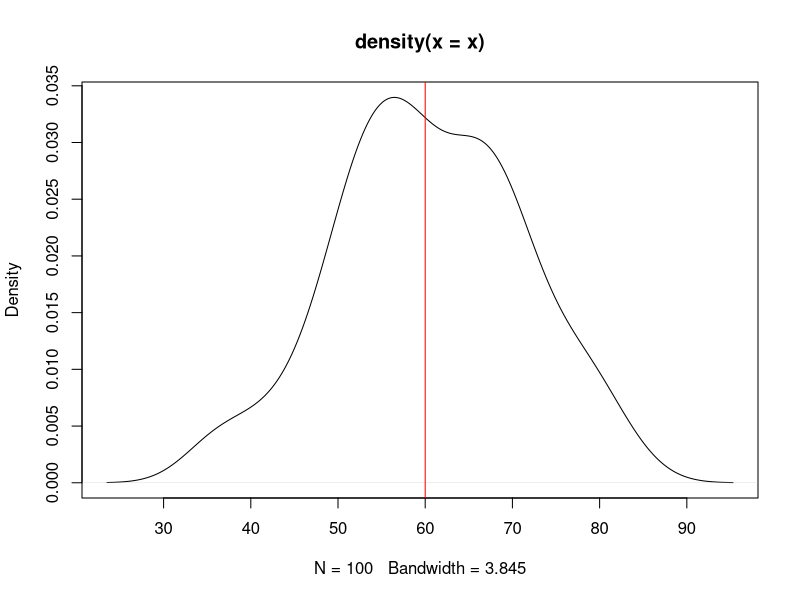
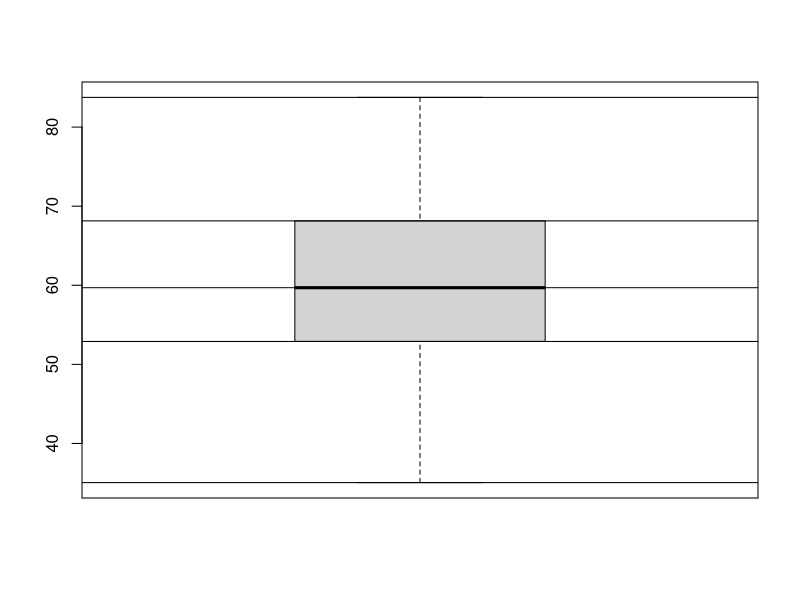
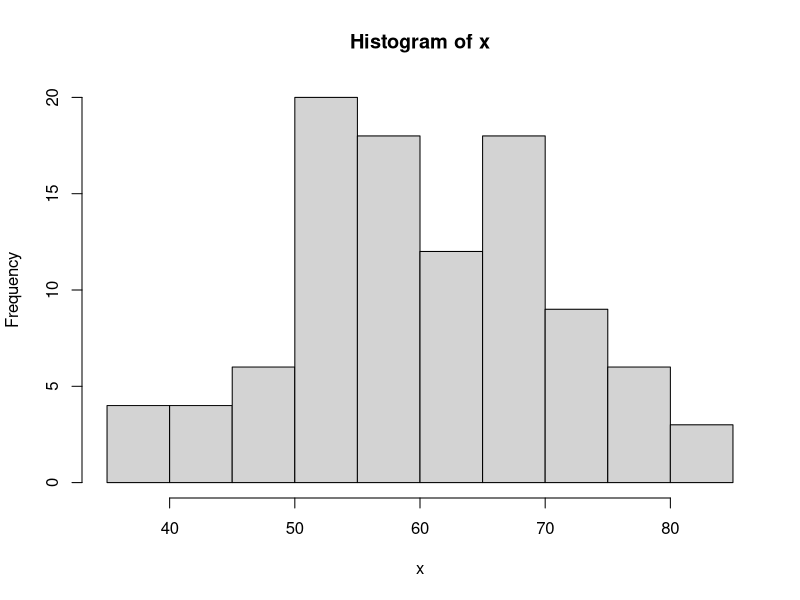

Reproduce these figures in R, in order. (Note: this script raises an error after producing the figures.)
#data structure
#vectors
x=1:10
x
x1 <- 1:20
x1
(x1=1:30)
(x2=c(1,2,13,4,5))
(x2a = c(2L,4L,5L)) # get integer value
class(x2a)
class(x2) #here the class was numeric
(x3=letters[1:10])
class(x3)
LETTERS[1:26]
(x3b=c('a',"mahamood","4"))
class(x3b)
(x4=c(T,FALSE,TRUE,T,F))
class(x4)
letters[seq(1,26,2)]

#access elements
(x6 = seq(0,100,3))
ls()
x6
length(x6)
x6[20]
x6[seq(1, length(x6),2)]
x6
x6[c(2,4)] #printing numerics in 2nd and 4th position
x6[-1] #print all except first
x6
x6[-c(1:10,15:20)] #except 1-10 &15-20 print all
(x7=c(x6,x2))

#sort
set.seed(123) #same pattern for everytime
(x6=sample(1:20)) #random value from 1-20
sort(x6)
sort(x6[-c(1,2)])
sort(x6,decreasing=T)
rev(x6)
x6
(x=1:10)
x<5 # 1-5 TRUE 6-10 FALSE
x[x<4|x>6]
x[x<4|x>6]=100
x
length(x[x==100]) #number of times 100 in x

#Matrix
(m1=matrix(100:111,nrow=4))
(m1=matrix(100:111,ncol=3,byrow=T))
length(x)
class(x)
attributes(m1)
x=101:124
m3=matrix(x,ncol=6)
m3
dim(m3)

#access to matrix
m1[1,]
m1[,1]
m1[1,1:3]
m1[c(1,3)]
m1[-c(1,3)]
paste("c",1:100)  #???
colSums(m1)
rowSums(m1)
colMeans(m1)
m1
t(m1) #transpose
sweep(m1, MARGIN = 1, STATS = c(2,3,4,5), FUN="+") #row wise
sweep(m1, MARGIN = 2, STATS = c(2,3,4), FUN="*") #col wise

#addmargins

m1
addmargins(m1,margin = 1,sum) #col wise function
addmargins(m1,margin = 2,sum) #row wise function
rbind(m1,colSums(m1))  # bind col sum with the row
m1
addmargins(m1,2,mean) #row wise function
round(addmargins(m1,1,sd),2) #col wise function
?round
addmargins(m1,c(1,2),mean) #row & col wise function
addmargins(m1,c(1,2),list(list(mean,sum,max),list(var,sd))) #row & col wise function
?addmargins

#dataframes
(rollno=1:30)
(sname=paste('student',1:30,sep = ''))
(gender=sample(c('M','F'),size=30,replace= T,prob=c(.7,.3)))
(marks=floor(rnorm(30,mean=50,sd=10)))
(marks2=ceiling(rnorm(30,40,5)))
(course=sample(c('BBA','MBA','BTECH'),size = 30,replace = T,prob = c(.5,.4,.1)))
rollno; sname; gender
marks; marks2; course
table(gender)
df1=(data.frame(rollno,sname,gender,marks,marks2,course,stringsAsFactors = T))
df1
str(df1) #structure of DF
head(df1) #top 6 rows
?rnorm
trunc(3.999)
signif(13.447583,4)

?trunc
?abline
(x=rnorm(100,mean=60,sd=10))
plot(density(x))
abline(v=60,col='red')
df1=data.frame(rollno,sname,gender,marks,marks2,course,stringsAsFactors = F)
df1
str(df1)
head(df1,3)
tail(df1)
summary(df1)
quantile(x)
quantile(x,seq(0,1,.1))
fivenum(x)
?fivenum
boxplot(x)
abline(h=fivenum(x))
hist(x)
df1$gender=factor(df1$gender)
df1$course=factor(df1$course)
str(df1)
df1
df1$gender #one column
df1[,c(2,4)] #multiple colums all rows
df1[1:10,]
df1[marks>50 & gender=='F',c(1,2,3,4)]
names(df1)
aggregate(df1$marks,by=list(df1$gender),FUN=max)
aggregate(df1,by=list(sname),df1$marks+df1$marks2) #not completed
